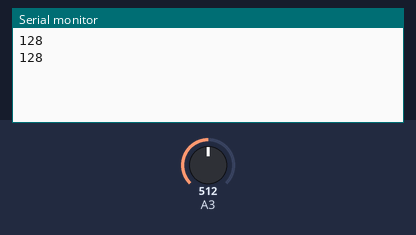
Bench run of a sketch on a simulated Arduino Uno, built with avr-gcc and run on an emulated ATmega328P. Shown: the last lines printed to the serial monitor. Inputs (shaded band) come from the test bench; at power-on: A3 = 512.

Above: at 2.8 s.
2.9 s: A3 set to 716
At 3.8 s:
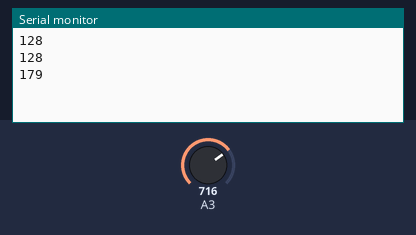
4.4 s: A3 set to 900
At 5.6 s:
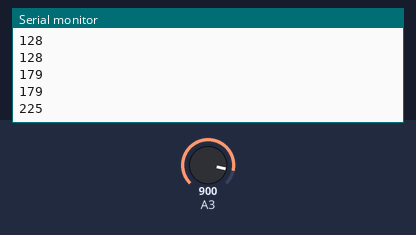
Timing chart, 0 to 7.4 s (numbered marks = the images above; inputs shaded):
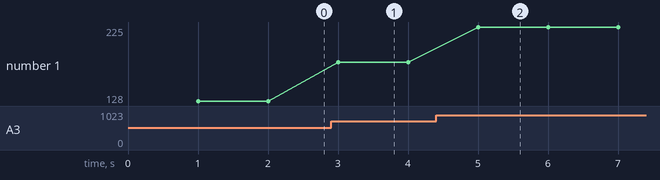

Measured:
- after the input at 2.9 s, the serial monitor: prints a new line after 0.10 s (image 1)
- after the input at 4.4 s, the serial monitor: prints a new line after 0.60 s (image 2)
- plotted number 1: 128 → 179 after the input at 2.9 s, 179 → 225 after the input at 4.4 s

The sketch:

microcontroller.ino
```cpp
// TEST FILE

#include "misc_defs.h"
#include "dm13a.h"
#include "max7219.h"
#include "encoder.h"
#include "in16mux.h"
#include "analog.h"

// _b8_t SEG7_NUMBER_LIST[] = {
//     SEG7_0,
//     SEG7_1,
//     SEG7_2,
//     SEG7_3,
//     SEG7_4,
//     SEG7_5,
//     SEG7_6,
//     SEG7_7,
//     SEG7_8,
//     SEG7_9
// };

// dm13a ch;
// dm13a ch2;
// max7219 max1;
// in16mux mux;
// _b16_t data[2];
// _b16_t data2[1];
// _b8_t max_chars[16];
// _b16_t max_data[2];
// _b16_t mux_data[2];
// _pin_t mux_pins[] = {50, 38};

// encoder enc1, enc2, enc5, enc10;
// long v1=0, v2=0, v5=0, v10=0, errors=0;
// short delta;

// unsigned long long iter = 0;

void setup() {
  // in16mux_init(&mux, 46, 44, 42, 40, 2, mux_pins, mux_data);

//     dm13a_init(&ch, 46, 48, 52, 1, data);
//    dm13a_init(&ch2, 44, 46, 30, 1, data2);
//     dm13a_setbits(&ch, 0, (_b16_t)0b1000000000110000);
//     dm13a_flush(&ch);
//     delay(1000);
//
//    max7219_init(&max1, 46, 48, 52, 1, max_chars, max_data);
//    max7219_prepare(&max1, 7);
//
//    max_chars[3] = 0xFE;
//    max7219_update_digit(&max1, 3);

//    encoder_init(&enc1, 30, 31, 1, true);
//    encoder_init(&enc2, 30, 31, 1, true);
//    encoder_init(&enc5, 30, 31, 1, true);
//    encoder_init(&enc10, 30, 31, 1, true);
    Serial.begin(115200);
//    max7219_send_to_all_chips(&max1, MAX7219_NO_DISPLAY_TEST);
}

void loop() {
  delay(1000);
  Serial.println(analog_read_as_byte(A3));
//  in16mux_update_state(&mux);
//  Serial.println(mux.state[1], BIN);

//    if(iter % 1 == 0) encoder_update_state(&enc1);
//    if(iter % 2 == 0) encoder_update_state(&enc2);
//    if(iter % 5 == 0) encoder_update_state(&enc5);
//    if(iter % 10 == 0) encoder_update_state(&enc10);
//    if(-1000 < v1 && v1 < 1000) {
//        v1 += encoder_get_delta_and_reset(&enc1);
//        v2 += encoder_get_delta_and_reset(&enc2);
//        v5 += encoder_get_delta_and_reset(&enc5);
//        v10 += encoder_get_delta_and_reset(&enc10);
//    }
//    if(iter % 1000 == 0) {
//       Serial.print(v1);
//       Serial.print(", ");
//       Serial.print(v2);
//       Serial.print(", ");
//       Serial.print(v5);
//       Serial.print(", ");
//       Serial.print(v10);
//       Serial.println("");
//    }
//    delay(1); iter++;
//    for(int i=0; i<6; i++) {
//        max7219_send_to_all_chips(&max1, 0x0200 | (0b10 << i));
//        max7219_setbits(&max1, 1, 0x0200 | (0b10 << i));
//        max7219_flush(&max1);
//        Serial.print(max1.buffer[0]);
//        Serial.print(" ");
//        Serial.println(max1.buffer[1]);
//         delay(100);
//         max_chars[0] = SEG7_NUMBER_LIST[(iter)%10];
//         max_chars[1] = SEG7_NUMBER_LIST[(iter)%10];
//         max_chars[2] = SEG7_NUMBER_LIST[(iter)%10];
//         max_chars[3] = SEG7_NUMBER_LIST[(iter)%10];
//         max7219_update_digit(&max1, 0);
//         max7219_update_digit(&max1, 1);
//         max7219_update_digit(&max1, 2);
//         max7219_update_digit(&max1, 3);
//         digitalWrite(48, HIGH);
//         digitalWrite(48, LOW);
//         digitalWrite(48, HIGH);
//         digitalWrite(48, LOW);
//         digitalWrite(48, HIGH);
//         digitalWrite(48, LOW);
//     }
//    max_chars[8+2] = SEG7_NUMBER_LIST[(iter++)%10];
//    max7219_update_digit(&max1, 2);
//    iter++;
//     dm13a_setbits(&ch, 0, (_b16_t)0b1101110101000000);
//     dm13a_flush(&ch);
//    dm13a_setbits(&ch2, 0, (_b16_t)0b0000000000011100);
//    dm13a_flush(&ch2);
//     delay(1000);

//    dm13a_setbits(&ch, 0, (_b16_t)0b1000000000110000);
//    dm13a_flush(&ch);
//    dm13a_setbits(&ch, 0, (_b16_t)0b1101110101000000);
//    dm13a_flush(&ch);
//    dm13a_setbits(&ch2, 0, (_b16_t)0b0000000000011100);
//    dm13a_flush(&ch2);
//     delay(1000);

}
```

analog.h
```cpp
#include "arduino_defs.h"
#include "misc_defs.h"

/*
    Read analog input from pin, and return the value normalised to range [0, 255]
*/
_b8_t analog_read_as_byte(_pin_t pin) {
    int aread = (int) (256.0 * (_ANALOG_GET(pin) / (_ANALOG_MAX + 1.0)));
    if(aread < 0) return 0;
    else if(aread > 0xFF) return 0xFF;
    else return (_b8_t)aread;
}
```

arduino_defs.h
```cpp
#include <stdint.h>

// Type of labels that define GPIO pins (usually numbers)
#define _pin_t uint8_t

// High pin state
#define _HIGH HIGH

// Low pin state
#define _LOW LOW

// Initialise output pin with number __pin__
#define _OUT_INIT(__pin__) pinMode(__pin__, OUTPUT)

// Set __pin__ state to __state__ (should be _HIGH or _LOW)
#define _OUT_SET(__pin__, __state__) digitalWrite(__pin__, __state__)

// Set state of __pin__ under condition - _HIGH if __cond__ is true, _LOW if false
#define _OUT_IF(__pin__, __cond__) _OUT_SET(__pin__, (__cond__ ? _HIGH : _LOW))

// Set state of __pin__ to _HIGH
#define _OUT_HIGH(__pin__) _OUT_SET(__pin__, _HIGH)

// Set state of __pin__ to _LOW
#define _OUT_LOW(__pin__) _OUT_SET(__pin__, _LOW)

// Sleep __millis__ milliseconds
#define _SLEEP_MS(__millis__) delay(__millis__)

// Sleep __micros__ microseconds
#define _SLEEP_MICROS(__micros__) delayMicroseconds(__micros__)


// Initialise input pin with number __pin__
#define _IN_INIT(__pin__) pinMode(__pin__, INPUT)

// Get __pin__ state (will be be _HIGH or _LOW)
#define _IN_GET(__pin__) digitalRead(__pin__)

// Get 0 or 1, depending on __pin__ state (0 if _LOW, 1 if _HOW)
#define _IN_GETBIN(__pin__) (_IN_GET(__pin__) == _HIGH ? 1 : 0)


// Type to carry analog read values
#define _analog_t uint16_t

// Default maximum value returned by analog read
#define _ANALOG_MAX 1023

// Read analog input (max value returned by this function is platform-dependent [1023 for Arduino])
#define _ANALOG_GET(__pin__) analogRead(__pin__)


// // Get number of allocated displays
// #define _MAX_SIZE(__ptr__) {__ptr__->size;}

// // Initialise __size__ MAX7219 chips, and puts into pointer __ptr__ to _MAX_TYPE variable
// #define _MAX_INIT(__ptr__, __din__, __clk__, __load__, __size__) { \
//     __ptr__->lc = LedControl(__din__, __clk__, __load__, __size__); \
//     __ptr__->size = __size__;}

// // Clear one MAX's display
// #define _MAX_CLEAR(__ptr__, __index__) {__ptr__->lc.clearDisplay(__index__);}

// // Shutdown one MAX's display
// #define _MAX_SHUTDOWN(__ptr__, __index__) {__ptr__->lc.shutdown(__index__, 1);}

// // Wake up one MAX's display
// #define _MAX_WAKE(__ptr__, __index__) {__ptr__->lc.clearDisplay(__index__, 0);}

// // Set one MAX's display intensity __intens__ (from 0 to 15)
// #define _MAX_INTENSITY(__ptr__, __index__, __intens__) \
//     {__ptr__->lc.setIntensity(__index__, __intens__);}

// // Set display's character
// #define _MAX_CHAR(__ptr__, __index__, __digno__, __char__, __dot__) \
//     {__ptr__->lc.setChar(__index__, __digno__, __char__, __dot__);}
```

dm13a.h
```cpp
#include "misc_defs.h"
#include "arduino_defs.h"

typedef struct dm13a {
    _pin_t dai;  // DataIn pin
    _pin_t dck;  // DataClock pin
    _pin_t lat;  // Latch pin
    short size;  // Number of DM13A chips in chain
    _b16_t* buffer;  // array of length equal to size
    // MSB of buffer[0] will end up on first LED of first DM13A (the one connected directly to the microcontroller)
} dm13a;

/*
    Update all bits of particular DM13A
    @param chain pointer to DM13A struct
    @param index chip's index in the chain
    @param newval 16 bits of data of macrodefined type _b16_t
*/
void dm13a_setbits(dm13a* chain, int index, _b16_t newval) {
    if(index < chain->size) {  // only if index is valid
        chain->buffer[index] = newval;
    }
}

/*
    Update one chain's bit
    @param chain pointer to DM13A struct
    @param diode_ind diode index in chain (counting from first LED of first chip)
    @param newbit new LED state to be assigned (off if 0, on otherwise)
*/
void dm13a_setbit(dm13a* chain, int diode_ind, int newbit) {
    if(diode_ind < 16 * chain->size) {  // only if index is valid
        if(newbit) newbit = 1;  // in case of nonbinary values, we trust C boolean syntax
        else newbit = 0;
        int chip = diode_ind / 16;
        int rev_ind = 15 - (diode_ind % 16);
        if((chain->buffer[chip] >> rev_ind) % 2 != newbit) {  // bit has to be changed
            chain->buffer[chip] ^= (1 << rev_ind);
        }
    }
}

/*
    Flush buffer into DM13A chain
    @param chain pointer to DM13A struct
*/
void dm13a_flush(dm13a* chain) {
    _OUT_LOW(chain->dck);
    _OUT_LOW(chain->lat);
    for(int c = chain->size-1; c>=0; c--) {
        for(int i=0; i<=32; i++) {  // 32 will create the last clock edge
            if(i%2 == 0) {
                _OUT_HIGH(chain->dck);
            } else {
                _OUT_LOW(chain->dck);
                _OUT_IF(chain->dai, (chain->buffer[c] >> i/2) % 2 == 1);
            }
        }
    }
    _OUT_LOW(chain->dck);
    _OUT_HIGH(chain->lat);
    _SLEEP_MICROS(1);  // just in case - documentation states it should be at least 15ns (this is over 60x more)
}

/*
    Initialise new dm13a struct
    @param crt pointer to DM13A struct
    @param dai DataIn identifier of macrodefined type _pin_t
    @param dck DataClock identifier of macrodefined type _pin_t
    @param lat Latch identifier of macrodefined type _pin_t
    @param size number of DM13A chips in the chain
    @param buffer array of _b16_t elements; array's length has to be at least "size" (elements with indices equal or greater than "size" will remain unused)
*/
void dm13a_init(dm13a* crt, _pin_t dai, _pin_t dck, _pin_t lat, short size, _b16_t* buffer) {
    crt->dai = dai;
    _OUT_INIT(dai);
    _OUT_LOW(dai);
    crt->dck = dck;
    _OUT_INIT(dck);
    _OUT_LOW(dck);
    crt->lat = lat;
    _OUT_INIT(lat);
    _OUT_LOW(lat);
    crt->size = size;
    crt->buffer = buffer;
    for(int i=0; i<size; i++) buffer[i] = 0;
    dm13a_flush(crt);
}
```

encoder.h
```cpp
#include "arduino_defs.h"
#include "misc_defs.h"

/*
    Type: AABBCCD0
    - AA = step (0 if 4/cycle, 1 if 2/cycle, 2 if 1/cycle)
    - BB = phase (one of states on which a detent is placed)
    - CC = sequence (0=0123, 1=0132, 2=0312)
    - D = reverse (1 if sequence is reversed)
    - 01100110 = 2 detents per cycle (on 2 and 1); counter increased on 2>3>1>0

    Prevstate: AAAAAABB
    - AAAAAA = physical detent delta (0x20 means none, 0x1E two detents down, 0x23 two detents up etc.)
    - BB = previous pins' state (0b10 means pin1 was up and pin2 was down)
*/
typedef struct encoder {
    _pin_t pin1;
    _pin_t pin2;
    _b8_t type;
    _s8_t prevstate;
    short delta;
} encoder;

/*
    Turn two digital inputs to one number from range [0, 3].
    Both pins need to be initialised as inputs already.
*/
_b8_t _merge_two_inputs(_pin_t pin1, _pin_t pin2) {
    int in1 = _IN_GETBIN(pin1);
    int in2 = _IN_GETBIN(pin2);
    return in1 << 1 | in2;
}

short _get_encoder_state_index(short sequence, _b8_t state) {
    if(state == 0) return 0;
    else if(state == 1) return (sequence == 2) ? 2 : 1;
    else if(state == 2) return (sequence == 0) ? 2 : 3;
    else return 3 - sequence;
}

/*
    @param enc
    @param pin1
    @param pin2
    @param step {0, 1, 2}
    @param reverse true or false
    @param phase {0, 1, 2, 3}
    @param sequence {0, 1, 2}
*/
void encoder_init(encoder* enc, _pin_t pin1, _pin_t pin2, short step, bool reverse=false, short sequence=1, short phase=0) {
    _IN_INIT(pin1);
    _IN_INIT(pin2);
    enc->pin1 = pin1;
    enc->pin2 = pin2;
    _b8_t step_ = (step & 0b11) << 6;
    _b8_t phase_ = (phase & 0b11) << 4;
    _b8_t seq_ = (sequence & 0b11) << 2;
    _b8_t rev_ = (reverse & 0b1) << 1;
    enc->type = step_ | phase_ | seq_ | rev_;
    enc->prevstate = 0x80 | _merge_two_inputs(pin1, pin2);
    enc->delta = 0;
}

int encoder_update_state(encoder* enc) {
    int returnCode = 0;
    short step = enc->type >> 6 & 0b11;
    short phase = enc->type >> 4 & 0b11;
    short seq = enc->type >> 2 & 0b11;
    bool reverse = enc->type >> 1 & 0b1;
    _b8_t currState = _merge_two_inputs(enc->pin1, enc->pin2);
    _b8_t prevState = enc->prevstate & 0b11;
    if(currState != prevState) {
        _b8_t detentDelta = enc->prevstate & 0b11111100;  // not shifted - 0x80 means no change (instead of 0x20)

        short shift = _get_encoder_state_index(seq, phase);
        short curr = _get_encoder_state_index(seq, currState);
        short prev = _get_encoder_state_index(seq, prevState);

        curr = (curr - shift + 4) % 4;
        prev = (prev - shift + 4) % 4;

        if(curr == (prev+1)%4) detentDelta += (reverse ? -0b100 : 0b100);
        else if(curr == (prev-1)%4) detentDelta += (reverse ? 0b100 : -0b100);
        else returnCode = 0x100 | currState << 4 | prevState;  // wrong state change detected (misconfiguration, or rotation was too fast)


        if(detentDelta != 0x80) {
            bool isDetent = step == 0 || curr == 0 || step == 1 && curr == 2;
            if(isDetent) {
                enc->delta += (detentDelta > 0x80 ? 1 : -1);
                detentDelta = 0x80;
            }
        }

        enc->prevstate = detentDelta & 0b11111100 | currState & 0b11;
    }
    return returnCode;  // even if an error occurred, the output might still be correct
}

short encoder_get_delta_and_reset(encoder* enc) {
    short ret = enc->delta;
    enc->delta = 0;
    return ret;
}
```

in16mux.h
```cpp
#include "arduino_defs.h"
#include "misc_defs.h"

typedef struct in16mux {
    _pin_t addr0;  // address' LSB
    _pin_t addr1;
    _pin_t addr2;
    _pin_t addr3;  // address' MSB
    short size;  // number of multiplexers with common address pins
    _pin_t* din;  // DataIn pins (array of length equal or larger to size)
    _b16_t* state;  // LSB is input at IN0, MSB is IN15; state[n] stores input from din[n] (array of length equal or larger to size)
} in16mux;

void in16mux_init(in16mux* mux, _pin_t addr0, _pin_t addr1, _pin_t addr2, _pin_t addr3, short size, _pin_t* din, _b16_t* state) {
    _OUT_INIT(addr0);
    mux->addr0 = addr0;
    _OUT_INIT(addr1);
    mux->addr1 = addr1;
    _OUT_INIT(addr2);
    mux->addr2 = addr2;
    _OUT_INIT(addr3);
    mux->addr3 = addr3;
    mux->size = size;
    mux->din = din;
    mux->state = state;
    for(int i=0; i<size; i++) {
        _IN_INIT(din[i]);
    }
}

/*
    FOR INTERNAL USE
    Read current inputs from all multiplexers and add it to given addresses in "mux.state" using bitwise OR.
    "addr" parameter does not affect from which input data will be read, it only affects where it is going to be saved.
    Due to bitwise OR usage, if "mux.state" has "1" on given position, it will remain "1" even if read data is "0".
    addr=0 refers to LSB and addr=15 to MSB - it should equal to current set address.
    If addr > 15, this function will not do anything (should never be used that way).
*/
void in16mux_read_current(in16mux* mux, unsigned short addr) {
    for(int i=0; i<mux->size; i++) {
        mux->state[i] |= _IN_GETBIN(mux->din[i]) << addr;
    }
}

/*
    Update mux.state based on all inputs in multiplexers. WARNING: disconnected inputs may have unpredictably 0 or 1
*/
void in16mux_update_state(in16mux* mux) {
    for(int i=0; i<mux->size; i++) mux->state[i] = 0;
    // using Gray code to optimize
    _OUT_SET(mux->addr0, _LOW);
    _OUT_SET(mux->addr1, _LOW);
    _OUT_SET(mux->addr2, _LOW);
    _OUT_SET(mux->addr3, _LOW);   // 0000
    in16mux_read_current(mux, 0);
    _OUT_SET(mux->addr0, _HIGH);  // 0001
    in16mux_read_current(mux, 1);
    _OUT_SET(mux->addr1, _HIGH);  // 0011
    in16mux_read_current(mux, 3);
    _OUT_SET(mux->addr0, _LOW);   // 0010
    in16mux_read_current(mux, 2);
    _OUT_SET(mux->addr2, _HIGH);  // 0110
    in16mux_read_current(mux, 6);
    _OUT_SET(mux->addr0, _HIGH);  // 0111
    in16mux_read_current(mux, 7);
    _OUT_SET(mux->addr1, _LOW);   // 0101
    in16mux_read_current(mux, 5);
    _OUT_SET(mux->addr0, _LOW);   // 0100
    in16mux_read_current(mux, 4);
    _OUT_SET(mux->addr3, _HIGH);  // 1100
    in16mux_read_current(mux, 12);
    _OUT_SET(mux->addr0, _HIGH);  // 1101
    in16mux_read_current(mux, 13);
    _OUT_SET(mux->addr1, _HIGH);  // 1111
    in16mux_read_current(mux, 15);
    _OUT_SET(mux->addr0, _LOW);   // 1110
    in16mux_read_current(mux, 14);
    _OUT_SET(mux->addr2, _LOW);   // 1010
    in16mux_read_current(mux, 10);
    _OUT_SET(mux->addr0, _HIGH);  // 1011
    in16mux_read_current(mux, 11);
    _OUT_SET(mux->addr1, _LOW);   // 1001
    in16mux_read_current(mux, 9);
    _OUT_SET(mux->addr0, _LOW);   // 1000
    in16mux_read_current(mux, 8);
}
```

misc_defs.h
```cpp
#include <stdint.h>

// typedef uint8_t bool;
#define false 0
#define true 1

#define SEG7_0 0b01111110
#define SEG7_1 0b00110000
#define SEG7_2 0b01101101
#define SEG7_3 0b01111001
#define SEG7_4 0b00110011
#define SEG7_5 0b01011011
#define SEG7_6 0b01011111
#define SEG7_7 0b01110000
#define SEG7_8 0b01111111
#define SEG7_9 0b01111011
#define SEG7_MINUS 0b00000001
#define SEG7_BLANK 0b00000000
#define SEG7_DOT 0b10000000

typedef uint16_t _b16_t;
typedef uint8_t _b8_t;

typedef int8_t _s8_t;
```
